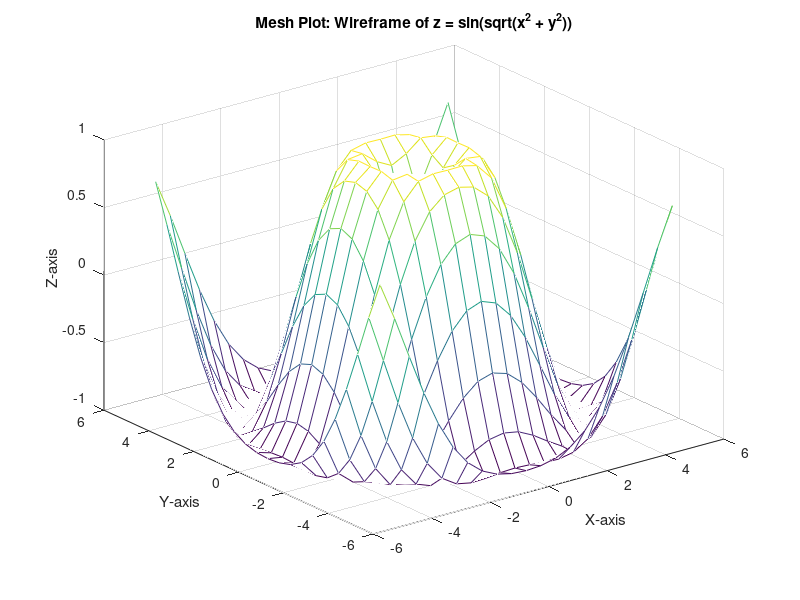
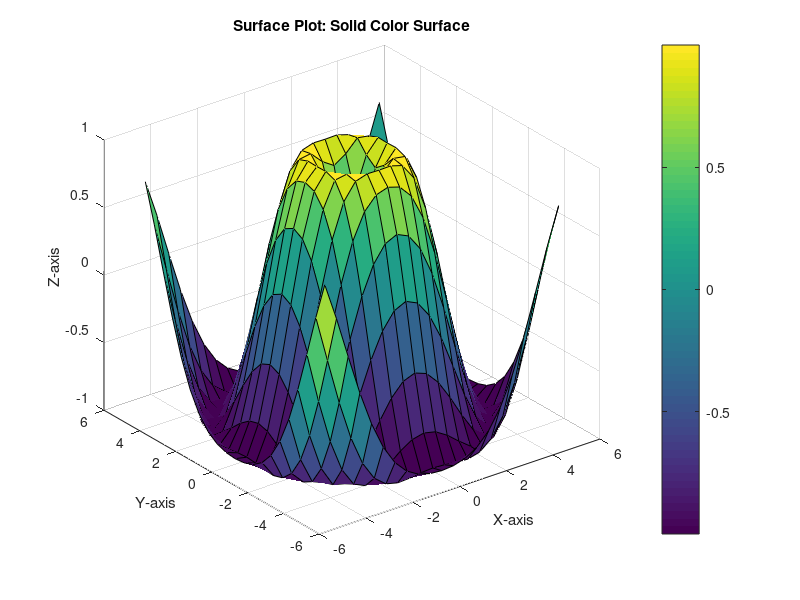
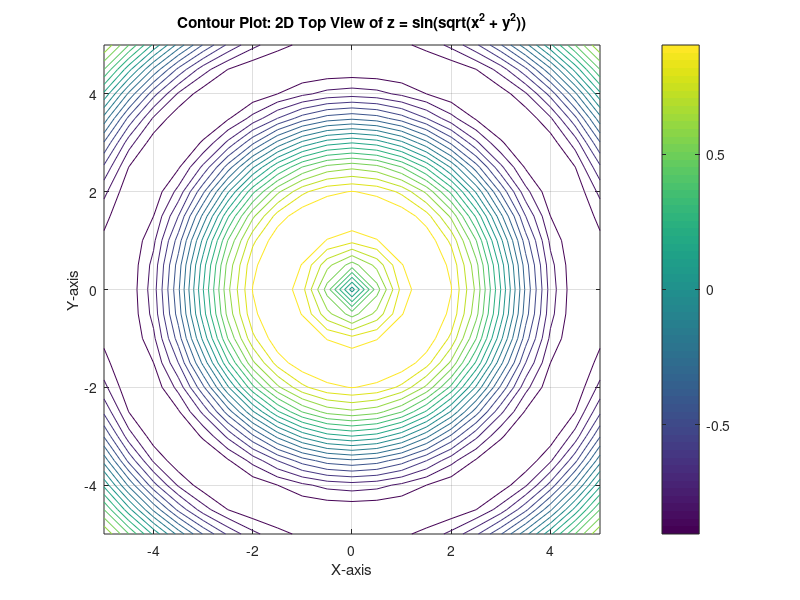
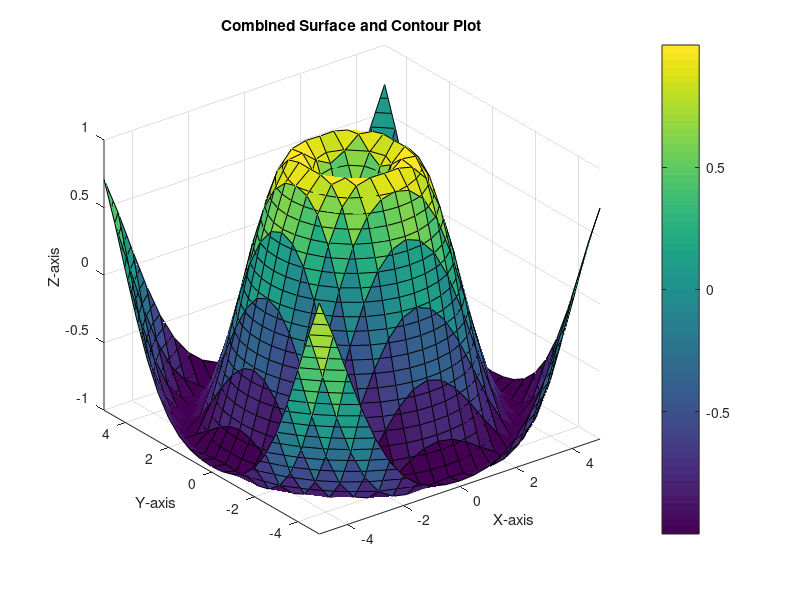

Reproduce these figures in MATLAB, in order.
% Mesh Plot (Wireframe)

clc; clear; close all;

[X, Y] = meshgrid(-5:0.5:5, -5:0.5:5); % Create grid
Z = sin(sqrt(X.^2 + Y.^2)); % Define function

mesh(X, Y, Z); % Wireframe plot
xlabel('X-axis'); ylabel('Y-axis'); zlabel('Z-axis');
title('Mesh Plot: Wireframe of z = sin(sqrt(x^2 + y^2))');
grid on;

%Surface Plot (Colored Solid Surface)
figure; % Create a new figure
surf(X, Y, Z); % 3D Surface plot
xlabel('X-axis'); ylabel('Y-axis'); zlabel('Z-axis');
title('Surface Plot: Solid Color Surface');
colorbar; % Add color scale
grid on;

%Contour Plot (Top View)
figure;
contour(X, Y, Z, 20); % Contour plot with 20 levels
xlabel('X-axis'); ylabel('Y-axis');
title('Contour Plot: 2D Top View of z = sin(sqrt(x^2 + y^2))');
colorbar; % Show contour color scale
grid on;

%Combined Contour & Surface Plot
figure;
surf(X, Y, Z); % 3D Surface plot
hold on;
contour3(X, Y, Z, 20, 'k'); % Overlay 3D contour lines in black
hold off;
xlabel('X-axis'); ylabel('Y-axis'); zlabel('Z-axis');
title('Combined Surface and Contour Plot');
colorbar;
grid on;


% 3d line graph plot
figure;

t = linspace(0, 10*pi, 1000); % Generate values for t
x = sin(t); % X-coordinates
y = cos(t); % Y-coordinates
z = t; % Z-coordinates (height)

plot3(x, y, z, 'b', 'LineWidth', 2); % 3D Line plot in blue
xlabel('X-axis'); ylabel('Y-axis'); zlabel('Z-axis');
title('3D Line Plot: Helix Curve');
grid on;

